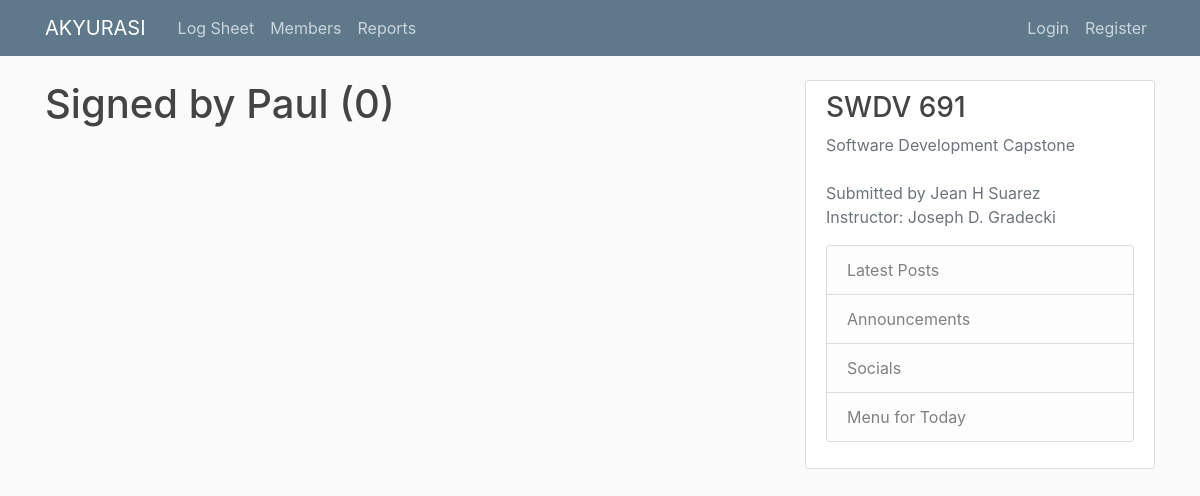
/logsheet/member/Paul, run on an earlier commit of the app's database.
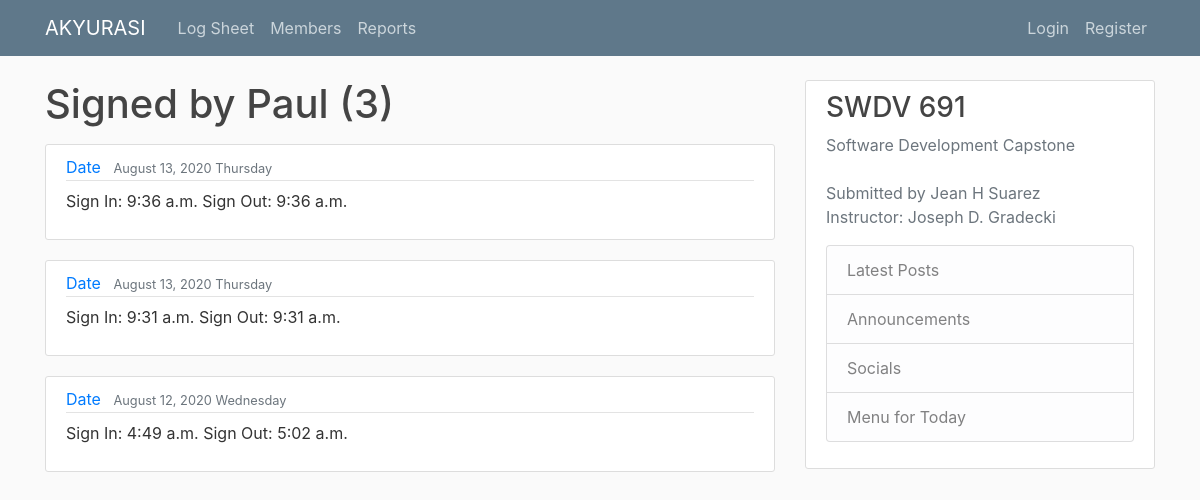
And on a later commit of the database.
### logsheet/models.py (models this page shows, shortened)
class LogPost(models.Model):
    member = models.ForeignKey(Member, on_delete=models.CASCADE)
    signIn = models.DateTimeField(default=timezone.now)
    signOut = models.DateTimeField(null=True, blank=True)
    duration =  models.FloatField(null=True, blank=True)

### logsheet/views.py (the view)
# urls.py: path('member/<str:firstName>', MemberPostListView.as_view(), name='member-record'),
class MemberPostListView(ListView):
    model = LogPost
    template_name ='logsheet/member_logposts.html' # <app>/<model>_<viewtype>.html
    context_object_name = 'logposts'
    paginate_by = 5
    def get_queryset(self):
        member = get_object_or_404(Member, firstName=self.kwargs.get('firstName'))
        return LogPost.objects.filter(member=member).order_by('-signIn')

### logsheet/templates/logsheet/member_logposts.html (shortened to what this page needs)
{% extends "logsheet/base.html" %}
{% block content %}
<h1 class="mb-3">Signed by {{ view.kwargs.firstName }} ({{ page_obj.paginator.count }})</h1>
	{% for logpost in logposts %}
        <article class="media content-section">
          <div class="media-body">
            <div class="article-metadata">
              <a class="mr-2" href="#">Date</a>
              <small class="text-muted">{{ logpost.signIn|date:"F d, Y l" }}</small>
            </div>
            <p class="article-content">Sign In: {{ logpost.signIn|date:"g:i a" }} Sign Out: {{ logpost.signOut|date:"g:i a" }}</p>
          </div>
        </article>
    {% endfor %}
{% endblock %}

What changed in the data, as far as the page shows it:
added LogPost: signIn "August 13, 2020 Thursday", signIn "9:36 a.m.", signOut "9:36 a.m."
added LogPost: signIn "August 13, 2020 Thursday", signIn "9:31 a.m.", signOut "9:31 a.m."
added LogPost: signIn "August 12, 2020 Wednesday", signIn "4:49 a.m.", signOut "5:02 a.m."
Also different on the page:
{{ page_obj.paginator.count }}: "0" → "3"
